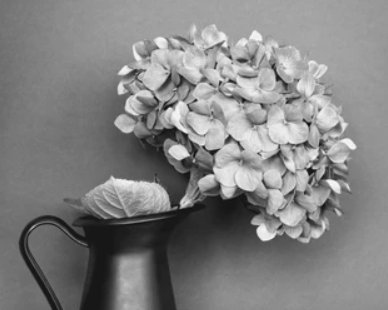
#> input picture Images/jug_n_flower.png, 388 x 310 px
$ python pg10.py
#> lines starting #> are read from the running program, lines starting #| are printed output that depends on the picture; after the words box and inside, x2 and y2 are one past the last pixel; in counts of white or black regions, pixels touching at a corner belong together; long printed decimals are rounded
"""
10. Feature Extraction: Extract features using GLCM and SIFT methods with OpenCV.

Anthony Pinto Robinson
26/02/2026
"""
import cv2
import numpy as np
import matplotlib.pyplot as plt

# Load image in grayscale
image = cv2.imread('Images/jug_n_flower.png', cv2.IMREAD_GRAYSCALE)
#> image: shape (310, 388); min 12, max 251, mean 130.6

if image is None:
    print("Image not found")
    exit()

# 1. GLCM
def compute_glcm(img, distance=1, angle=0):
#> called with distance = 1, angle = 0
    rows, cols = img.shape
#> rows = 310; cols = 388
    levels = 256
    glcm = np.zeros((levels, levels), dtype=np.float64)

    dx = distance
    dy = 0

    for i in range(rows - dy):
        for j in range(cols - dx):
            row_val = img[i, j]
            col_val = img[i + dy, j + dx]
            glcm[row_val, col_val] += 1
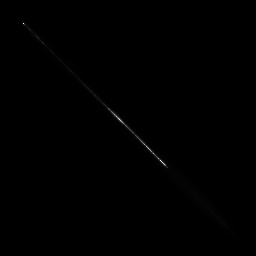
#> glcm: shape (256, 256) float64; min 0, max 979, mean 1.8; drawn with min black and max white

    glcm /= glcm.sum()
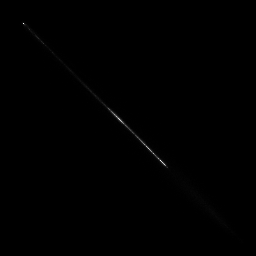
#> glcm: shape (256, 256) float64; 19.26% of pixels changed, all inside (x1, y1, x2, y2) = (12, 12, 252, 252); drawn with min black and max white
    return glcm

glcm = compute_glcm(image)

# Extract GLCM Features
contrast = 0
energy = 0
homogeneity = 0
correlation = 0

mean_i = np.sum(np.arange(256) * np.sum(glcm, axis=1))
#> mean_i = 130.6
mean_j = np.sum(np.arange(256) * np.sum(glcm, axis=0))
#> mean_j = 130.6

std_i = np.sqrt(np.sum(((np.arange(256) - mean_i) ** 2) * np.sum(glcm, axis=1)))
#> std_i = 47.22
std_j = np.sqrt(np.sum(((np.arange(256) - mean_j) ** 2) * np.sum(glcm, axis=0)))
#> std_j = 47.22

for i in range(256):
    for j in range(256):
        contrast += (i - j) ** 2 * glcm[i, j]
        energy += glcm[i, j] ** 2
        homogeneity += glcm[i, j] / (1 + abs(i - j))
        if std_i != 0 and std_j != 0:
            correlation += ((i - mean_i) * (j - mean_j) * glcm[i, j]) / (std_i * std_j)
#> after the loop, contrast = 98.59; correlation = 0.978; energy = 0.00161; homogeneity = 0.515

print("GLCM Features:")
print("Contrast:", contrast)
#| Contrast: 98.592
print("Energy:", energy)
#| Energy: 0.001605
print("Homogeneity:", homogeneity)
#| Homogeneity: 0.5153
print("Correlation:", correlation)
#| Correlation: 0.9779

# 2. SIFT Feature Extraction
sift = cv2.SIFT_create()
keypoints, descriptors = sift.detectAndCompute(image, None)
#> keypoints = 794 keypoints; strongest (x, y, size): (177, 152, 11.5), (265, 233, 11), (309, 124, 2.8), (185, 202, 7.6)

print("\nSIFT Features:")
print("Number of Keypoints:", len(keypoints))
#| Number of Keypoints: 794
print("Descriptor Shape:", descriptors.shape)
#| Descriptor Shape: (794, 128)

sift_image = cv2.drawKeypoints(image, keypoints, None)
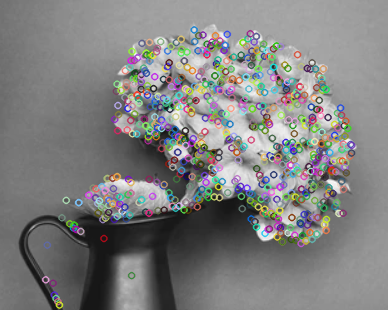
#> sift_image: shape (310, 388, 3); mean of channels 0, 1, 2 128.2, 128.5, 128.5; drawn as B, G, R

# Display Results
images = [image, sift_image]
titles = ['Original Image', 'SIFT Keypoints']

plt.figure(figsize=(10, 5))

for i in range(2):
    plt.subplot(1, 2, i + 1)
    plt.imshow(images[i], cmap='gray')
    plt.title(titles[i])
    plt.axis('off')

plt.tight_layout()
plt.show()
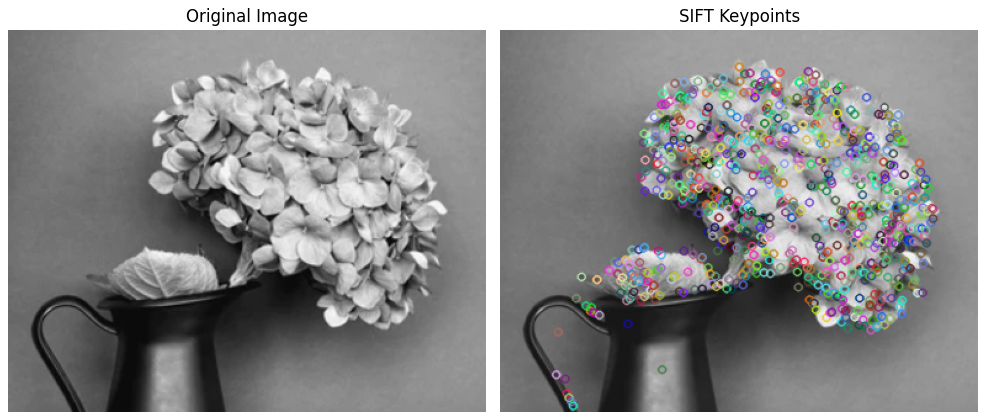
#> figure drawn by matplotlib, 2 panels

$ run again, with Images/cheetha.png copied over Images/jug_n_flower.png
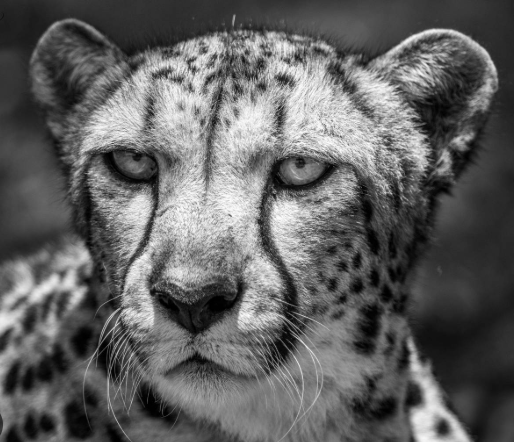
#> input picture Images/cheetha.png, 514 x 442 px
#> after the loop in compute_glcm, `for i in range(rows - dy):`:
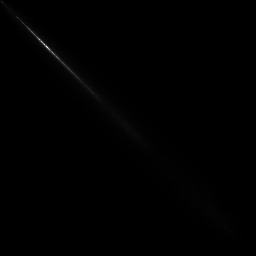
#> glcm: shape (256, 256) float64; min 0, max 1037, mean 3.5; drawn with min black and max white
#> mean_i = 98.04
#> mean_j = 97.96
#> std_i = 59.55
#> std_j = 59.56
#> after the loop `for i in range(256):`: contrast = 236.3; correlation = 0.967; energy = 0.000413; homogeneity = 0.301
#| Contrast: 236.265
#| Energy: 0.0004134
#| Homogeneity: 0.301
#| Correlation: 0.9667
#> keypoints = 2047 keypoints; strongest (x, y, size): (442, 428, 9.9), (284, 80, 9.2), (414, 398, 12.7), (286, 213, 20.4)
#| Number of Keypoints: 2047
#| Descriptor Shape: (2047, 128)
#> `plt.show()`:
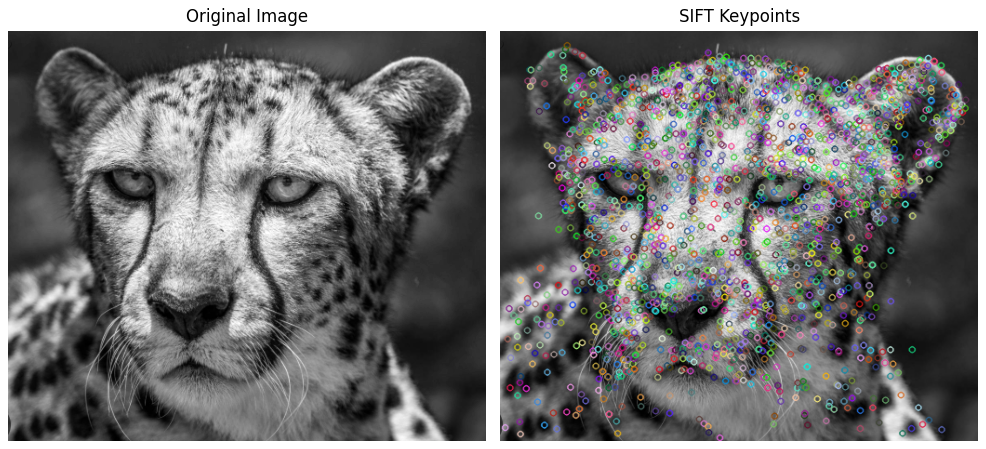
#> figure drawn by matplotlib, 2 panels
